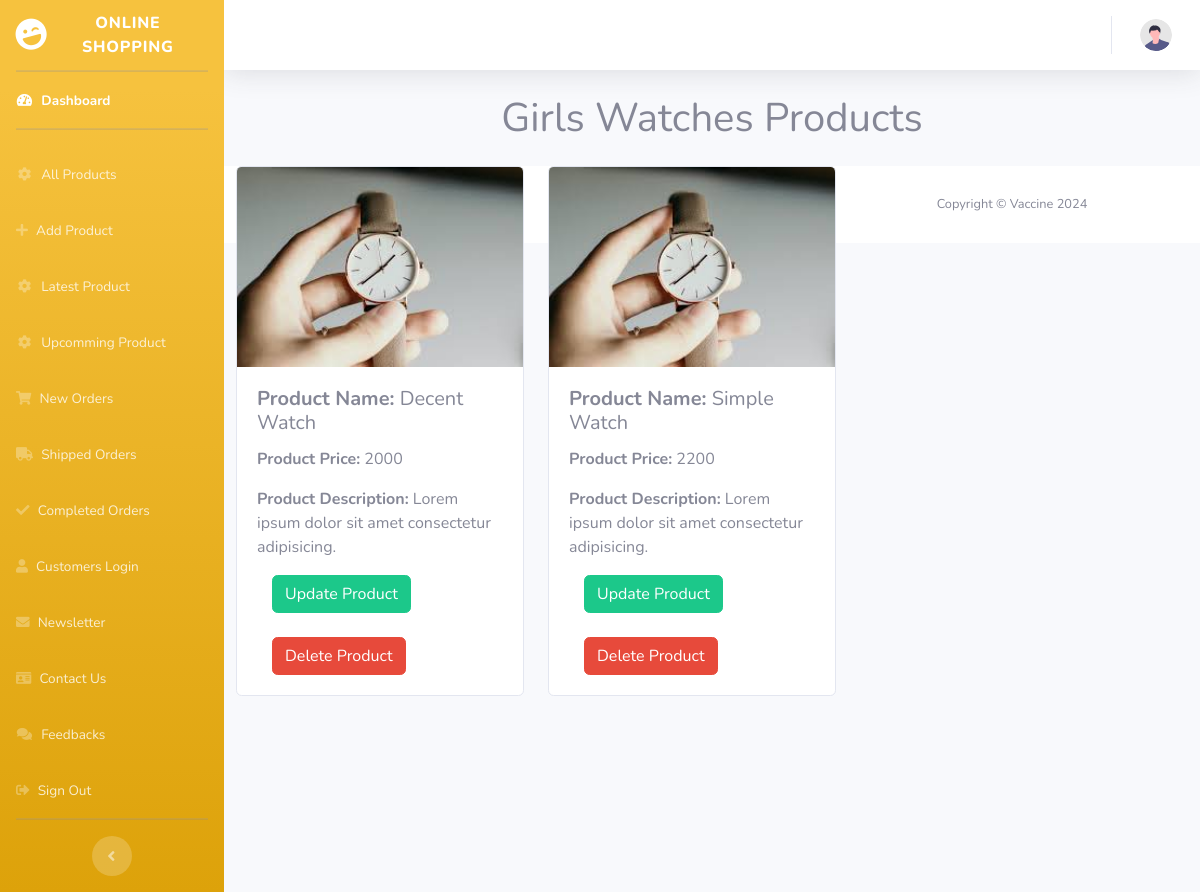
The app's page /products_girls_watch.php (signed in) with its own data.
### tables this page shows
CREATE TABLE `tbl_girls_watch` (
  `product_id` int(7) UNSIGNED NOT NULL,
  `product_name` varchar(100) NOT NULL,
  `category` varchar(255) NOT NULL DEFAULT 'Girls Watch',
  `product_price` int(11) NOT NULL,
  `product_description` varchar(255) NOT NULL,
  `product_image` varchar(255) NOT NULL,
  `product_quantity` int(11) NOT NULL DEFAULT 1
);

### products_girls_watch.php (the view, shortened to what this page needs)
<?php
include "config.php";
?>
<!DOCTYPE html>
<html lang="en">
<head>
    <link rel="stylesheet" href="css/update_hospital.css">
    <link href="https://cdn.jsdelivr.net/npm/bootstrap@5.0.2/dist/css/bootstrap.min.css" rel="stylesheet"
>
    <link href="vendor/fontawesome-free/css/all.min.css" rel="stylesheet" type="text/css">
    <link href="css/sb-admin-2.min.css" rel="stylesheet">
</head>
<body id="page-top">
    <div id="wrapper">
        <?php
        include "sidebar.php";
        ?>
        <div id="content-wrapper" class="d-flex flex-column">
            <div id="content">
                <nav class="navbar navbar-expand navbar-light bg-white topbar mb-4 static-top shadow">
                    <ul class="navbar-nav ml-auto">
                        <li class="nav-item dropdown no-arrow">
                            <a class="nav-link dropdown-toggle" href="#" id="userDropdown" role="button"
                                data-toggle="dropdown" aria-haspopup="true" aria-expanded="false">
                                <img class="img-profile rounded-circle" src="img/undraw_profile.svg">
                            </a>
                        </li>
                    </ul>
                </nav>
                <div class="container-fluid">
                    <div class="row">
                        <h1 class="text-center">Girls Watches Products</h1><br><br><br>
                    </div>
                </div>
                <?php
                $query = "Select * from tbl_girls_watch";
                $result = mysqli_query($conn, $query);
                foreach ($result as $row) {
                    ?>
                    <div class="cards-main">
                        <div class="row">
                            <div class='col'>
                                <div class="card" style="width: 18rem;">
                                    <img src="<?php echo " $row[product_image]" ?>" class="card-img-top"
                                        style=" height: 200px;" alt="<?php echo " $row[product_name]" ?>">
                                    <div class="card-body">
                                        <h5 class="card-title"><b>Product Name:</b><?php echo " $row[product_name]" ?></h5>
                                        <p class="card-text"><b>Product Price:</b><?php echo " $row[product_price]" ?></p>
                                         <p class="card-text"><b>Product
                                                Description:</b><?php echo " $row[product_description]" ?></p>
                                        <a href=<?php echo "update_girls_watch.php?product_id=$row[product_id]" ?>
                                            class="btn btn-success">Update Product</a>
                                        <br><br>
                                        <a href=<?php echo "products_girls_watch.php?product_id=$row[product_id]" ?>
                                            class="btn btn-danger">Delete
                                            Product</a>
                                    </div>
                                </div>
                            </div>
                        </div>
                    </div>
                    <?php
                }
                ?>
                <footer class="sticky-footer bg-white">
                    <div class="container my-auto">
                        <div class="copyright text-center my-auto">
                            <span>Copyright &copy; Vaccine 2024</span>
                        </div>
                    </div>
                </footer>
            </div>
        </div>
</body>
</html>

### records on screen
tbl_girls_watch: product_image (picture), product_name "Decent Watch", product_price "2000", product_description "Lorem ipsum dolor sit amet consectetur adipisicing."
tbl_girls_watch: product_image (picture), product_name "Simple Watch", product_price "2200", product_description "Lorem ipsum dolor sit amet consectetur adipisicing."
